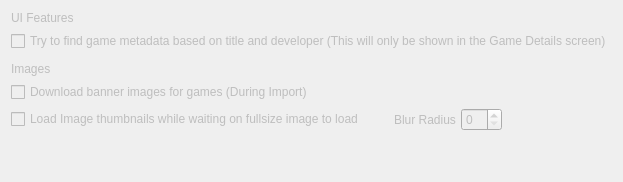
     <widget class="QWidget" name="settingsExperimental">
      <property name="enabled">
       <bool>false</bool>
      </property>
      <layout class="QGridLayout" name="gridLayout_16">
       <item row="0" column="0">
        <layout class="QGridLayout" name="gridLayout_15">
         <item row="1" column="0">
          <widget class="QCheckBox" name="cbExpFindAtlData">
           <property name="text">
            <string>Try to find game metadata based on title and developer (This will only be shown in the Game Details screen)</string>
           </property>
          </widget>
         </item>
         <item row="3" column="0">
          <widget class="QLabel" name="label_42">
           <property name="text">
            <string>Images</string>
           </property>
          </widget>
         </item>
         <item row="4" column="0">
          <widget class="QCheckBox" name="cbExpBannerDownload">
           <property name="enabled">
            <bool>false</bool>
           </property>
           <property name="text">
            <string>Download banner images for games (During Import)</string>
           </property>
          </widget>
         </item>
         <item row="0" column="0">
          <widget class="QLabel" name="label_39">
           <property name="text">
            <string>UI Features</string>
           </property>
          </widget>
         </item>
         <item row="5" column="0">
          <widget class="QWidget" name="widget_5" native="true">
           <layout class="QHBoxLayout" name="horizontalLayout_2">
            <property name="spacing">
             <number>0</number>
            </property>
            <property name="leftMargin">
             <number>0</number>
            </property>
            <property name="topMargin">
             <number>0</number>
            </property>
            <property name="rightMargin">
             <number>0</number>
            </property>
            <property name="bottomMargin">
             <number>0</number>
            </property>
            <item>
             <widget class="QCheckBox" name="cbExpThumb">
              <property name="text">
               <string>Load Image thumbnails while waiting on fullsize image to load</string>
              </property>
             </widget>
            </item>
            <item>
             <spacer name="horizontalSpacer_16">
              <property name="orientation">
               <enum>Qt::Horizontal</enum>
              </property>
              <property name="sizeType">
               <enum>QSizePolicy::Minimum</enum>
              </property>
              <property name="sizeHint" stdset="0">
               <size>
                <width>30</width>
                <height>20</height>
               </size>
              </property>
             </spacer>
            </item>
            <item>
             <widget class="QLabel" name="label_28">
              <property name="text">
               <string>Blur Radius</string>
              </property>
             </widget>
            </item>
            <item>
             <spacer name="horizontalSpacer_17">
              <property name="orientation">
               <enum>Qt::Horizontal</enum>
              </property>
              <property name="sizeType">
               <enum>QSizePolicy::Minimum</enum>
              </property>
              <property name="sizeHint" stdset="0">
               <size>
                <width>5</width>
                <height>20</height>
               </size>
              </property>
             </spacer>
            </item>
            <item>
             <widget class="QSpinBox" name="spExpThumbRadius"/>
            </item>
            <item>
             <spacer name="horizontalSpacer_15">
              <property name="orientation">
               <enum>Qt::Horizontal</enum>
              </property>
              <property name="sizeHint" stdset="0">
               <size>
                <width>40</width>
                <height>20</height>
               </size>
              </property>
             </spacer>
            </item>
           </layout>
          </widget>
         </item>
         <item row="6" column="0">
          <spacer name="verticalSpacer_8">
           <property name="orientation">
            <enum>Qt::Vertical</enum>
           </property>
           <property name="sizeHint" stdset="0">
            <size>
             <width>20</width>
             <height>40</height>
            </size>
           </property>
          </spacer>
         </item>
         <item row="2" column="0">
          <spacer name="verticalSpacer_9">
           <property name="orientation">
            <enum>Qt::Vertical</enum>
           </property>
           <property name="sizeType">
            <enum>QSizePolicy::Minimum</enum>
           </property>
           <property name="sizeHint" stdset="0">
            <size>
             <width>5</width>
             <height>5</height>
            </size>
           </property>
          </spacer>
         </item>
        </layout>
       </item>
      </layout>
     </widget>
